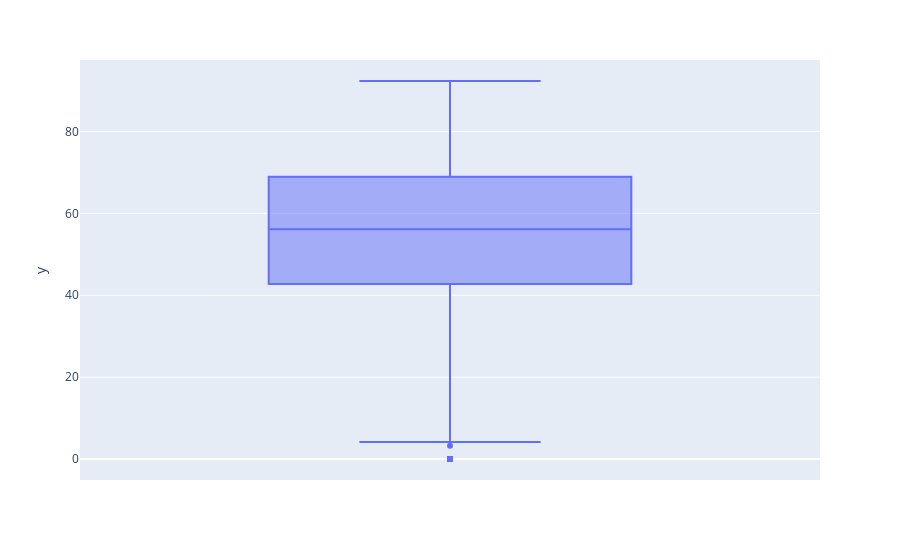

The cell this chart's notebook holds for it:
### Code cell
px.box(y = cluster_temporal_stats_with_threshold['g2n_ratio'])

### Figure 1 — Plotly figure (JSON) as saved in the notebook; plotly's stock layout.template omitted (floating-point values rounded to 4 significant figures; data arrays with more than 128 entries replaced by an {"elided": "..."} marker saying what was removed)
{"data": [{"alignmentgroup": "True", "hovertemplate": "y=%{y}<extra></extra>", "legendgroup": "", "marker": {"color": "#636efa"}, "name": "", "notched": false, "offsetgroup": "", "orientation": "v", "showlegend": false, "type": "box", "x0": " ", "xaxis": "x", "y": {"elided": "5902 float values"}, "y0": " ", "yaxis": "y"}], "layout": {"boxmode": "group", "legend": {"tracegroupgap": 0}, "margin": {"t": 60}, "xaxis": {"anchor": "y", "domain": [0, 1]}, "yaxis": {"anchor": "x", "domain": [0, 1], "title": {"text": "y"}}}}
